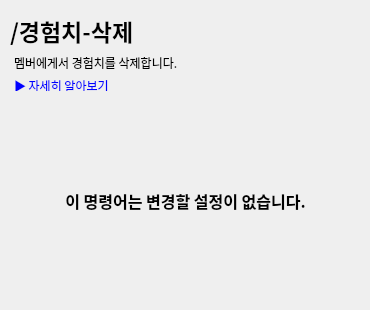
   <widget class="QWidget" name="deleteExperience">
    <widget class="QTextBrowser" name="addWarnDescriptionTextBrowser_6">
     <property name="geometry">
      <rect>
       <x>10</x>
       <y>50</y>
       <width>251</width>
       <height>41</height>
      </rect>
     </property>
     <property name="font">
      <font>
       <family>맑은 고딕</family>
      </font>
     </property>
     <property name="styleSheet">
      <string notr="true">background: transparent; border: none;</string>
     </property>
     <property name="verticalScrollBarPolicy">
      <enum>Qt::ScrollBarAlwaysOff</enum>
     </property>
     <property name="horizontalScrollBarPolicy">
      <enum>Qt::ScrollBarAlwaysOff</enum>
     </property>
     <property name="html">
      <string>&lt;!DOCTYPE HTML PUBLIC &quot;-//W3C//DTD HTML 4.0//EN&quot; &quot;http://www.w3.org/TR/REC-html40/strict.dtd&quot;&gt;
&lt;html&gt;&lt;head&gt;&lt;meta name=&quot;qrichtext&quot; content=&quot;1&quot; /&gt;&lt;style type=&quot;text/css&quot;&gt;
p, li { white-space: pre-wrap; }
&lt;/style&gt;&lt;/head&gt;&lt;body style=&quot; font-family:'맑은 고딕','맑은 고딕'; font-size:9pt; font-weight:400; font-style:normal;&quot;&gt;
&lt;p style=&quot; margin-top:0px; margin-bottom:5px; margin-left:0px; margin-right:0px; -qt-block-indent:0; text-indent:0px;&quot;&gt;멤버에게서 경험치를 삭제합니다.&lt;/p&gt;
&lt;p style=&quot; margin-top:0px; margin-bottom:5px; margin-left:0px; margin-right:0px; -qt-block-indent:0; text-indent:0px;&quot;&gt;&lt;a href=&quot;https://github.com/pandamgay/gui_discord_bot/blob/main/commands.md#13&quot;&gt;&lt;span style=&quot; text-decoration: underline; color:#0000ff;&quot;&gt;▶ 자세히 알아보기&lt;/span&gt;&lt;/a&gt;&lt;/p&gt;&lt;/body&gt;&lt;/html&gt;</string>
     </property>
    </widget>
    <widget class="QLabel" name="titleLabel_5">
     <property name="geometry">
      <rect>
       <x>10</x>
       <y>10</y>
       <width>201</width>
       <height>41</height>
      </rect>
     </property>
     <property name="font">
      <font>
       <family>맑은 고딕</family>
       <pointsize>17</pointsize>
       <weight>75</weight>
       <bold>true</bold>
      </font>
     </property>
     <property name="text">
      <string>/경험치-삭제</string>
     </property>
    </widget>
    <widget class="QWidget" name="verticalLayoutWidget_5">
     <property name="geometry">
      <rect>
       <x>10</x>
       <y>100</y>
       <width>351</width>
       <height>201</height>
      </rect>
     </property>
     <layout class="QVBoxLayout" name="verticalLayout_7" stretch="0,0,0">
      <property name="sizeConstraint">
       <enum>QLayout::SetDefaultConstraint</enum>
      </property>
      <item>
       <spacer name="verticalSpacer_11">
        <property name="orientation">
         <enum>Qt::Vertical</enum>
        </property>
        <property name="sizeHint" stdset="0">
         <size>
          <width>20</width>
          <height>40</height>
         </size>
        </property>
       </spacer>
      </item>
      <item>
       <widget class="QLabel" name="label_7">
        <property name="font">
         <font>
          <family>맑은 고딕</family>
          <pointsize>12</pointsize>
          <weight>75</weight>
          <bold>true</bold>
         </font>
        </property>
        <property name="text">
         <string>이 명령어는 변경할 설정이 없습니다.</string>
        </property>
        <property name="alignment">
         <set>Qt::AlignCenter</set>
        </property>
       </widget>
      </item>
      <item>
       <spacer name="verticalSpacer_12">
        <property name="orientation">
         <enum>Qt::Vertical</enum>
        </property>
        <property name="sizeHint" stdset="0">
         <size>
          <width>20</width>
          <height>40</height>
         </size>
        </property>
       </spacer>
      </item>
     </layout>
    </widget>
   </widget>
